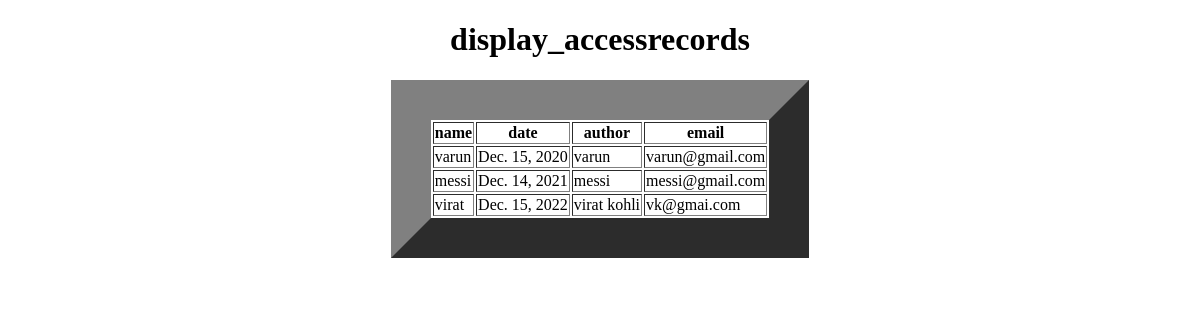
/access_record1/, run on an earlier commit of the app's database.
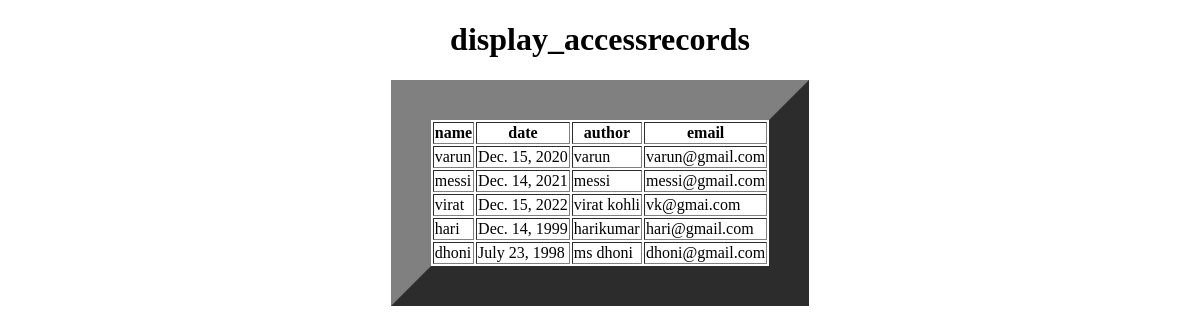
And on a later commit of the database.
### app/models.py (models this page shows, shortened)
class access_record(models.Model):
    name=models.ForeignKey(webpage,on_delete=models.CASCADE)
    date=models.DateField()
    author=models.CharField(max_length=100)
    email=models.EmailField()

class webpage(models.Model):
    topic_name=models.ForeignKey(topic,on_delete=models.CASCADE)
    name=models.CharField(max_length=100)
    url=models.URLField()
    def __str__(self) -> str:
        return self.name

### app/views.py (the view)
# urls.py: path('access_record1/',access_record1,name='access_record1'),
def access_record1(request):
    qsao=access_record.objects.all()
    d={'qsao':qsao}
    return render(request,'access_record1.html',d)

### templates/access_record1.html (shortened to what this page needs)
<!DOCTYPE html>
<html lang="en">
<head>
</head>
<body>
    <center>
        <h1>display_accessrecords</h1>
        <table border="40px">
            <tr>
                <th>name</th>
                <th>date</th>
                <th>author</th>
                <th>email</th>
            </tr>
            {% for ao in qsao %}
            <tr>
                <td>{{ao.name}}</td>
                <td>{{ao.date}}</td>
                <td>{{ao.author}}</td>
                <td>{{ao.email}}</td>
            </tr>
            {% endfor %}
        </table>
    </center>
</body>
</html>

What changed in the data, as far as the page shows it:
added access_record: name "hari", date "Dec. 14, 1999", author "harikumar", email "hari@gmail.com"
added access_record: name "dhoni", date "July 23, 1998", author "ms dhoni", email "dhoni@gmail.com"
